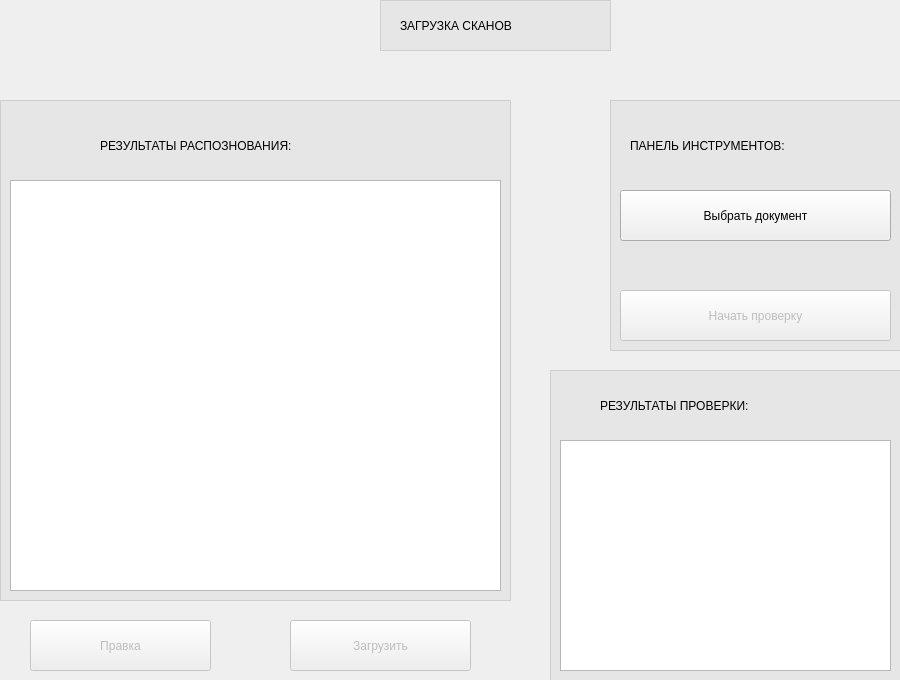
<?xml version="1.0" encoding="UTF-8"?>
<ui version="4.0">
 <class>Form</class>
 <widget class="QWidget" name="Form">
  <property name="geometry">
   <rect>
    <x>0</x>
    <y>0</y>
    <width>900</width>
    <height>680</height>
   </rect>
  </property>
  <property name="sizePolicy">
   <sizepolicy hsizetype="Fixed" vsizetype="Fixed">
    <horstretch>0</horstretch>
    <verstretch>0</verstretch>
   </sizepolicy>
  </property>
  <property name="windowTitle">
   <string/>
  </property>
  <widget class="QPushButton" name="pushButton_2">
   <property name="enabled">
    <bool>false</bool>
   </property>
   <property name="geometry">
    <rect>
     <x>620</x>
     <y>290</y>
     <width>271</width>
     <height>51</height>
    </rect>
   </property>
   <property name="text">
    <string>Начать проверку</string>
   </property>
  </widget>
  <widget class="QPlainTextEdit" name="plainTextEdit">
   <property name="geometry">
    <rect>
     <x>10</x>
     <y>180</y>
     <width>491</width>
     <height>411</height>
    </rect>
   </property>
  </widget>
  <widget class="QLabel" name="label_4">
   <property name="geometry">
    <rect>
     <x>620</x>
     <y>250</y>
     <width>271</width>
     <height>31</height>
    </rect>
   </property>
   <property name="styleSheet">
    <string notr="true">font: 12pt &quot;MS Shell Dlg 2&quot;;
color: rgb(0, 130, 15);</string>
   </property>
   <property name="text">
    <string/>
   </property>
   <property name="indent">
    <number>75</number>
   </property>
  </widget>
  <widget class="QLabel" name="label_2">
   <property name="geometry">
    <rect>
     <x>100</x>
     <y>120</y>
     <width>321</width>
     <height>51</height>
    </rect>
   </property>
   <property name="styleSheet">
    <string notr="true">font: 14pt &quot;MS Shell Dlg 2&quot;;</string>
   </property>
   <property name="text">
    <string>РЕЗУЛЬТАТЫ РАСПОЗНОВАНИЯ:</string>
   </property>
  </widget>
  <widget class="QLabel" name="label_3">
   <property name="geometry">
    <rect>
     <x>600</x>
     <y>380</y>
     <width>251</width>
     <height>51</height>
    </rect>
   </property>
   <property name="styleSheet">
    <string notr="true">font: 14pt &quot;MS Shell Dlg 2&quot;;</string>
   </property>
   <property name="text">
    <string>РЕЗУЛЬТАТЫ ПРОВЕРКИ:</string>
   </property>
  </widget>
  <widget class="QPushButton" name="pushButton">
   <property name="geometry">
    <rect>
     <x>620</x>
     <y>190</y>
     <width>271</width>
     <height>51</height>
    </rect>
   </property>
   <property name="text">
    <string>Выбрать документ</string>
   </property>
  </widget>
  <widget class="QLabel" name="label_5">
   <property name="geometry">
    <rect>
     <x>400</x>
     <y>0</y>
     <width>191</width>
     <height>51</height>
    </rect>
   </property>
   <property name="styleSheet">
    <string notr="true">font: 14pt &quot;MS Shell Dlg 2&quot;;</string>
   </property>
   <property name="text">
    <string>ЗАГРУЗКА СКАНОВ</string>
   </property>
  </widget>
  <widget class="QFrame" name="frame">
   <property name="geometry">
    <rect>
     <x>380</x>
     <y>0</y>
     <width>231</width>
     <height>51</height>
    </rect>
   </property>
   <property name="styleSheet">
    <string notr="true">background-color: rgba(218, 218, 218, 100);</string>
   </property>
   <property name="frameShape">
    <enum>QFrame::StyledPanel</enum>
   </property>
   <property name="frameShadow">
    <enum>QFrame::Raised</enum>
   </property>
  </widget>
  <widget class="QFrame" name="frame_3">
   <property name="geometry">
    <rect>
     <x>0</x>
     <y>100</y>
     <width>511</width>
     <height>501</height>
    </rect>
   </property>
   <property name="styleSheet">
    <string notr="true">background-color: rgba(218, 218, 218, 100);</string>
   </property>
   <property name="frameShape">
    <enum>QFrame::StyledPanel</enum>
   </property>
   <property name="frameShadow">
    <enum>QFrame::Raised</enum>
   </property>
  </widget>
  <widget class="QLabel" name="label">
   <property name="geometry">
    <rect>
     <x>630</x>
     <y>120</y>
     <width>261</width>
     <height>51</height>
    </rect>
   </property>
   <property name="styleSheet">
    <string notr="true">font: 14pt &quot;MS Shell Dlg 2&quot;;</string>
   </property>
   <property name="text">
    <string>ПАНЕЛЬ ИНСТРУМЕНТОВ:</string>
   </property>
  </widget>
  <widget class="QFrame" name="frame_2">
   <property name="geometry">
    <rect>
     <x>610</x>
     <y>100</y>
     <width>291</width>
     <height>251</height>
    </rect>
   </property>
   <property name="styleSheet">
    <string notr="true">background-color: rgba(218, 218, 218, 100);</string>
   </property>
   <property name="frameShape">
    <enum>QFrame::StyledPanel</enum>
   </property>
   <property name="frameShadow">
    <enum>QFrame::Raised</enum>
   </property>
  </widget>
  <widget class="QPlainTextEdit" name="plainTextEdit_2">
   <property name="geometry">
    <rect>
     <x>560</x>
     <y>440</y>
     <width>331</width>
     <height>231</height>
    </rect>
   </property>
  </widget>
  <widget class="QFrame" name="frame_4">
   <property name="geometry">
    <rect>
     <x>550</x>
     <y>370</y>
     <width>351</width>
     <height>311</height>
    </rect>
   </property>
   <property name="styleSheet">
    <string notr="true">background-color: rgba(218, 218, 218, 100);</string>
   </property>
   <property name="frameShape">
    <enum>QFrame::StyledPanel</enum>
   </property>
   <property name="frameShadow">
    <enum>QFrame::Raised</enum>
   </property>
  </widget>
  <widget class="QPushButton" name="pushButton_3">
   <property name="enabled">
    <bool>false</bool>
   </property>
   <property name="geometry">
    <rect>
     <x>30</x>
     <y>620</y>
     <width>181</width>
     <height>51</height>
    </rect>
   </property>
   <property name="text">
    <string>Правка</string>
   </property>
  </widget>
  <widget class="QPushButton" name="pushButton_4">
   <property name="enabled">
    <bool>false</bool>
   </property>
   <property name="geometry">
    <rect>
     <x>290</x>
     <y>620</y>
     <width>181</width>
     <height>51</height>
    </rect>
   </property>
   <property name="text">
    <string>Загрузить</string>
   </property>
  </widget>
  <zorder>frame_4</zorder>
  <zorder>frame_3</zorder>
  <zorder>frame_2</zorder>
  <zorder>frame</zorder>
  <zorder>pushButton_2</zorder>
  <zorder>plainTextEdit</zorder>
  <zorder>label_4</zorder>
  <zorder>label_2</zorder>
  <zorder>label_3</zorder>
  <zorder>pushButton</zorder>
  <zorder>label_5</zorder>
  <zorder>label</zorder>
  <zorder>plainTextEdit_2</zorder>
  <zorder>pushButton_3</zorder>
  <zorder>pushButton_4</zorder>
 </widget>
 <resources/>
 <connections/>
</ui>
